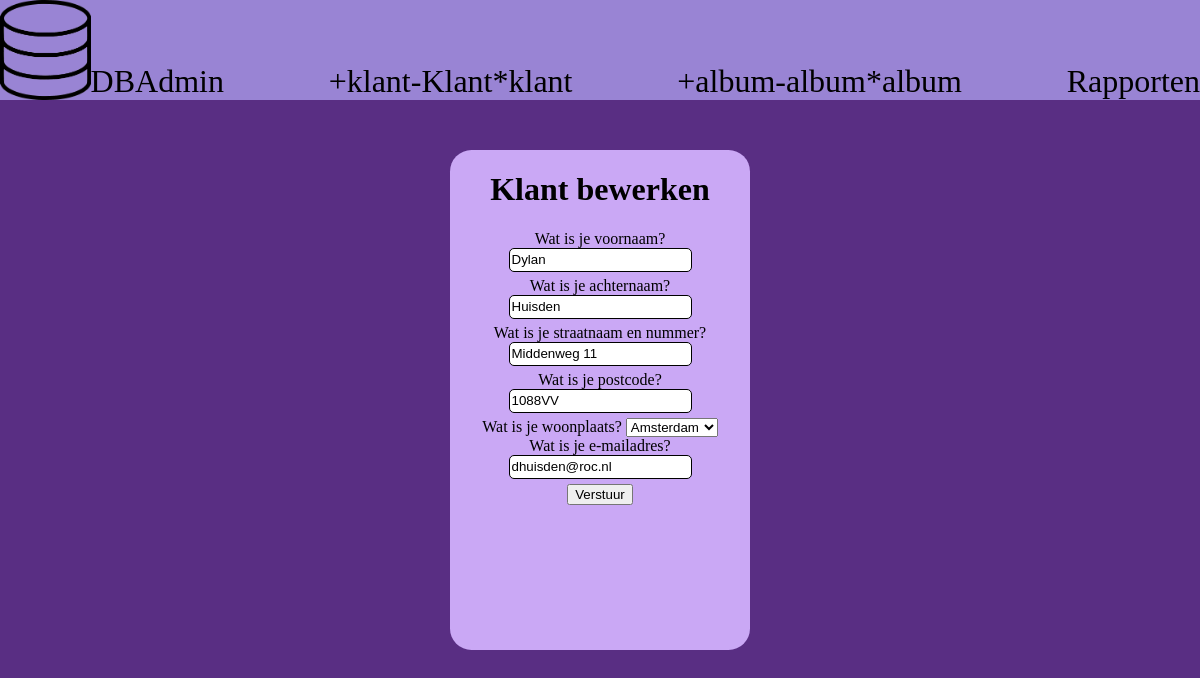
Page /klant-bewerken.php?id=1 on the committed database.
### tables this page shows
CREATE TABLE `klant` (
  `ID` int(11) NOT NULL,
  `voornaam` varchar(20) NOT NULL DEFAULT '',
  `naam` varchar(20) NOT NULL DEFAULT '',
  `adres` varchar(20) NOT NULL DEFAULT '',
  `postcode` varchar(6) NOT NULL DEFAULT '',
  `woonplaats` varchar(20) NOT NULL DEFAULT '',
  `email` varchar(20) NOT NULL DEFAULT ''
);

### klant-bewerken.php (the view, shortened to what this page needs)
<!DOCTYPE html>
<html lang="en">
<head>
    <link rel="stylesheet" href="assets/css/style.css">
</head>
<body>
    <?php
    include 'conn.php';
    try {
        $sql = "SELECT * FROM klant WHERE ID = ?";
        $stmt = $pdo->prepare($sql);
        $stmt->execute(array($_GET['id']));
        $klanten = $stmt->fetchall(PDO::FETCH_ASSOC);
    } catch (PDOException $e) {
        echo $e->getMessage();
    }
    include "nav.php";
    foreach ($klanten as $klant) {
        ?>
        <div class="centered">
        <form action="klant-updaten.php" method="post">
            <div class="form-inner">
                <h1>Klant bewerken</h1>
                <div class="input-wrap">
                    <label for="voornaam">Wat is je voornaam?</label>
                    <input type="text" name="voornaam" id="voornaam" value="<?php echo $klant['voornaam'] ?>" required>
                </div>
                <div class="input-wrap">
                    <label for="naam">Wat is je achternaam?</label>
                    <input type="text" name="naam" id="naam" value="<?php echo $klant['naam'] ?>" required>
                </div>
                <div class="input-wrap">
                    <label for="adres">Wat is je straatnaam en nummer?</label>
                    <input type="text" name="adres" id="adres" value="<?php echo $klant['adres'] ?>" required>
                </div>
                <div class="input-wrap">
                    <label for="postcode">Wat is je postcode?</label>
                    <input type="text" name="postcode" id="postcode" value="<?php echo $klant['postcode'] ?>" required>
                </div>
                <div class="input-wrap">
                    <label for="woonplaats">Wat is je woonplaats?</label>
                    <select name="woonplaats" id="woonplaats" required>
                        <option value="Amsterdam">Amsterdam</option>
                    </select>
                </div>
                <div class="input-wrap">
                    <label for="email">Wat is je e-mailadres?</label>
                    <input type="text" name="email" id="email" value="<?php echo $klant['email'] ?>" required>
                </div>
                <button type="submit">Verstuur</button>
            </div>
        </form>
        </div>
        <?php
    }
    ?>
</body>
</html>

### assets/css/style.css (style rules this page uses)
body { margin: 0px; background-color: #592E83; }
.centered { position: absolute; top: 50%; left: 50%; transform: translate(-50%,-50%); height: 500px; width: 300px; border-radius: 21.5px; background-color: #CAA8F5; }
input { border-radius: 5px; border: #000 solid 1px ; margin-bottom: 5px; height: 20px; }

### rows in the picture
klant: voornaam "Dylan", naam "Huisden", adres "Middenweg 11", postcode "1088VV", email "dhuisden@roc.nl"
